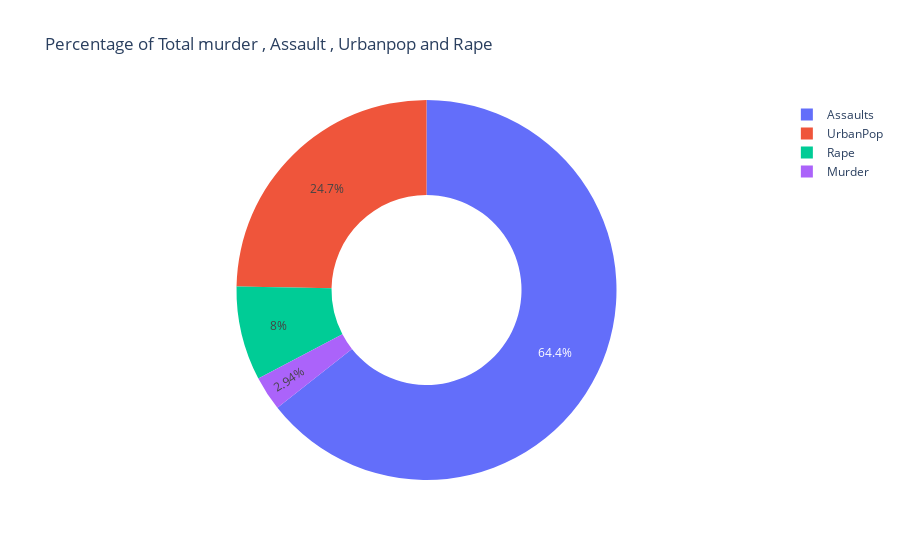

Write notebook code for a chart like this one.
### Code cell
import plotly.express as px
import plotly.graph_objects as go

# Percentage of Total Cases and Deaths
murder = data["Murder"].sum()
assault = data["Assault"].sum()
urban=data['UrbanPop'].sum()
rape=data['Rape'].sum()
labels = ["Murder", "Assaults","UrbanPop","Rape"]
values = [murder, assault,urban,rape]

fig = px.pie(data, values=values, names=labels, 
             title='Percentage of Total murder , Assault , Urbanpop and Rape', hole=0.5)
fig.show()

### Figure 1 — Plotly figure (JSON) as saved in the notebook; plotly's stock layout.template omitted (floating-point values rounded to 4 significant figures)
{"data": [{"domain": {"x": [0, 1], "y": [0, 1]}, "hole": 0.5, "hovertemplate": "label=%{label}<br>value=%{value}<extra></extra>", "labels": ["Murder", "Assaults", "UrbanPop", "Rape"], "legendgroup": "", "name": "", "showlegend": true, "type": "pie", "values": [389.4, 8538, 3277, 1062.0]}], "layout": {"legend": {"tracegroupgap": 0}, "title": {"text": "Percentage of Total murder , Assault , Urbanpop and Rape"}}}
